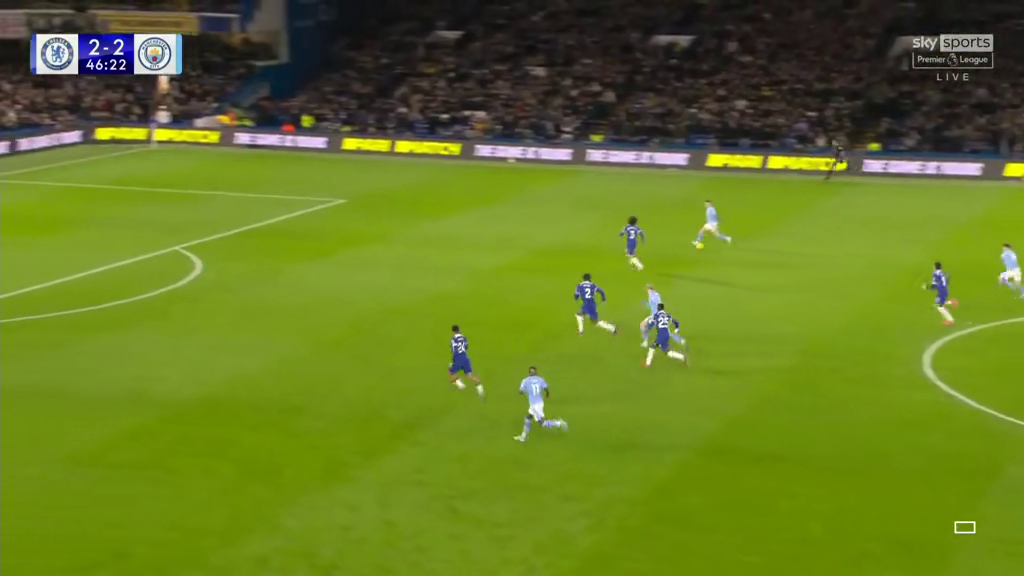
#> input picture test.png, 1024 x 576 px
$ python -i extract_basic_visual_cues.py   (imports and definitions only)
#> lines starting #> are read from the running program, lines starting #| are printed output that depends on the picture; after the words box and inside, x2 and y2 are one past the last pixel; in counts of white or black regions, pixels touching at a corner belong together
import argparse
import json
from pathlib import Path

import cv2
import numpy as np
from PIL import Image

from pipeline_utils import ensure_dir, load_config, read_jsonl, repo_root, resolve_path, write_jsonl


def load_rgb(path: str, size: int) -> np.ndarray:
    with Image.open(path) as image:
        return np.asarray(image.convert("RGB").resize((size, size)), dtype=np.uint8)


def green_field_ratio(rgb: np.ndarray) -> float:
    hsv = cv2.cvtColor(rgb, cv2.COLOR_RGB2HSV)
    # Broad soccer-pitch green range. This is a heuristic, not segmentation.
    mask = (hsv[:, :, 0] >= 35) & (hsv[:, :, 0] <= 95) & (hsv[:, :, 1] >= 35) & (hsv[:, :, 2] >= 35)
    return float(mask.mean())


def white_line_ratio(rgb: np.ndarray) -> float:
    hsv = cv2.cvtColor(rgb, cv2.COLOR_RGB2HSV)
    mask = (hsv[:, :, 1] <= 45) & (hsv[:, :, 2] >= 170)
    return float(mask.mean())


def edge_density(gray: np.ndarray) -> float:
    edges = cv2.Canny(gray, 80, 160)
    return float((edges > 0).mean())


def frame_features(rgb: np.ndarray) -> dict[str, float]:
    gray = cv2.cvtColor(rgb, cv2.COLOR_RGB2GRAY)
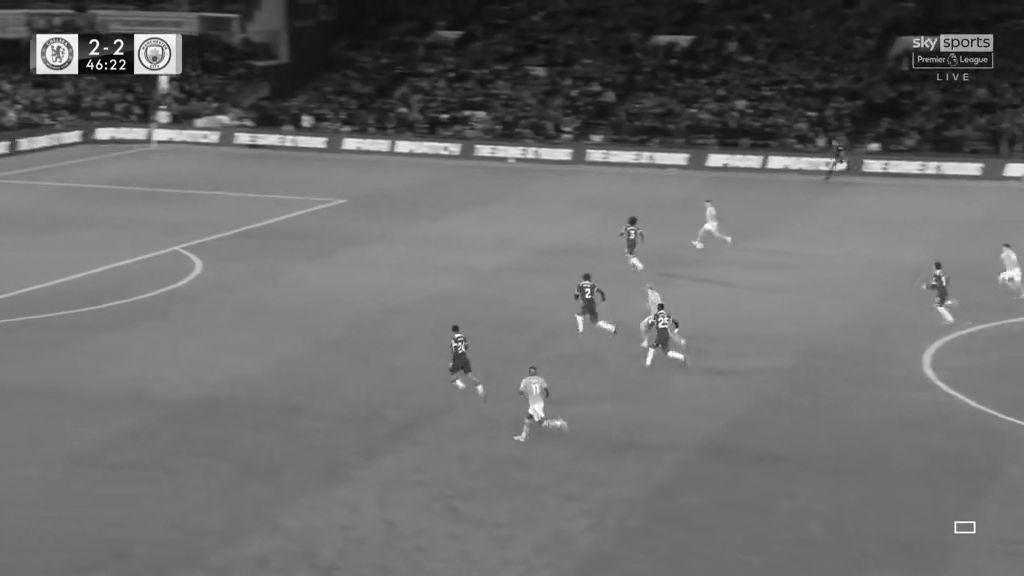
#> gray: shape (576, 1024); min 0, max 255, mean 106.6
    top = rgb[: max(1, rgb.shape[0] // 5), :, :]
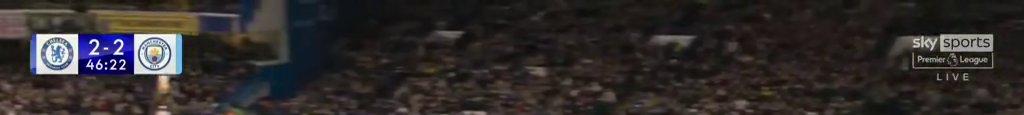
#> top: shape (115, 1024, 3); mean R, G, B 47.9, 43.6, 42.8
    top_gray = gray[: max(1, gray.shape[0] // 5), :]
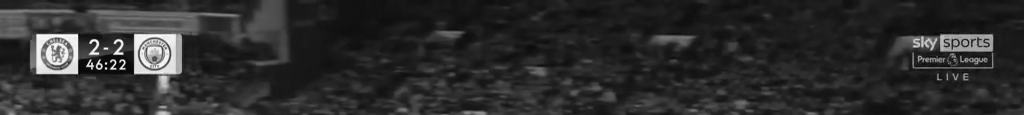
#> top_gray: shape (115, 1024); min 0, max 255, mean 44.7
    return {
        "green_ratio": green_field_ratio(rgb),
        "white_line_ratio": white_line_ratio(rgb),
        "brightness": float(gray.mean() / 255.0),
        "contrast": float(gray.std() / 255.0),
        "edge_density": edge_density(gray),
        "top_band_green_ratio": green_field_ratio(top),
        "top_band_edge_density": edge_density(top_gray),
    }
#> in green_field_ratio, `hsv = cv2.cvtColor(rgb, cv2.COLOR_RGB2HSV)`: hsv: shape (576, 1024, 3); mean H, S, V 40.4, 170.7, 125.6
#> in green_field_ratio, `mask = (hsv[:, :, 0] >= 35) & (hsv[:, :, 0] <= 95) & (hsv[:, :, 1] >= ..`:
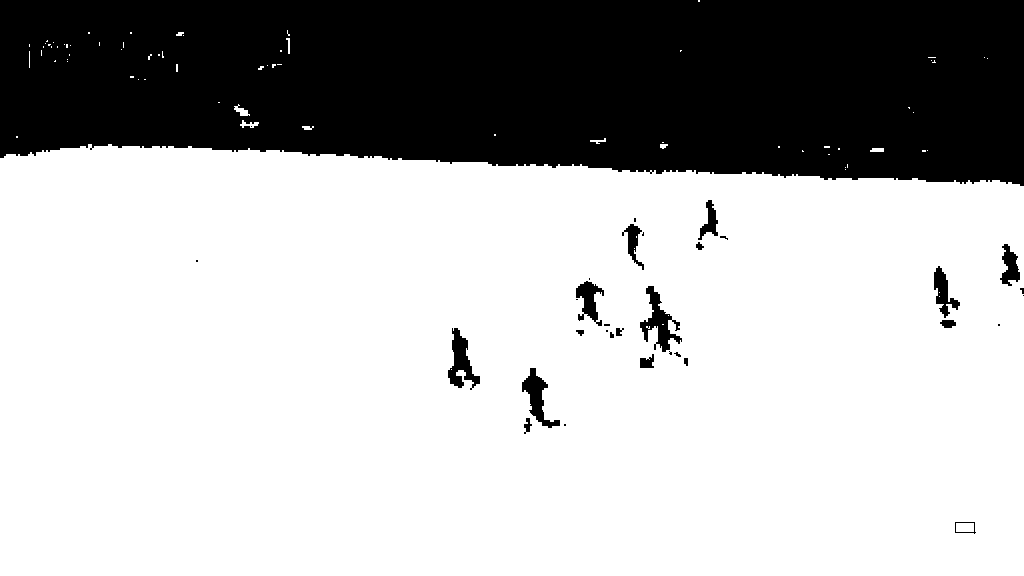
#> mask: shape (576, 1024) bool; 70.7% white; 33 black regions (15 under 20 px), largest, box (x1, y1, x2, y2) and area: (0, 0, 1024, 186) 167308, (640, 286, 682, 352) 1013, (448, 328, 480, 390) 896
#> in white_line_ratio, `mask = (hsv[:, :, 1] <= 45) & (hsv[:, :, 2] >= 170)`: mask: shape (576, 1024) bool; 1.4% white; 157 white regions (120 under 20 px), largest, box (x1, y1, x2, y2) and area: (587, 150, 690, 165) 986, (863, 160, 984, 175) 967, (475, 145, 573, 160) 824
#> in edge_density, `edges = cv2.Canny(gray, 80, 160)`:
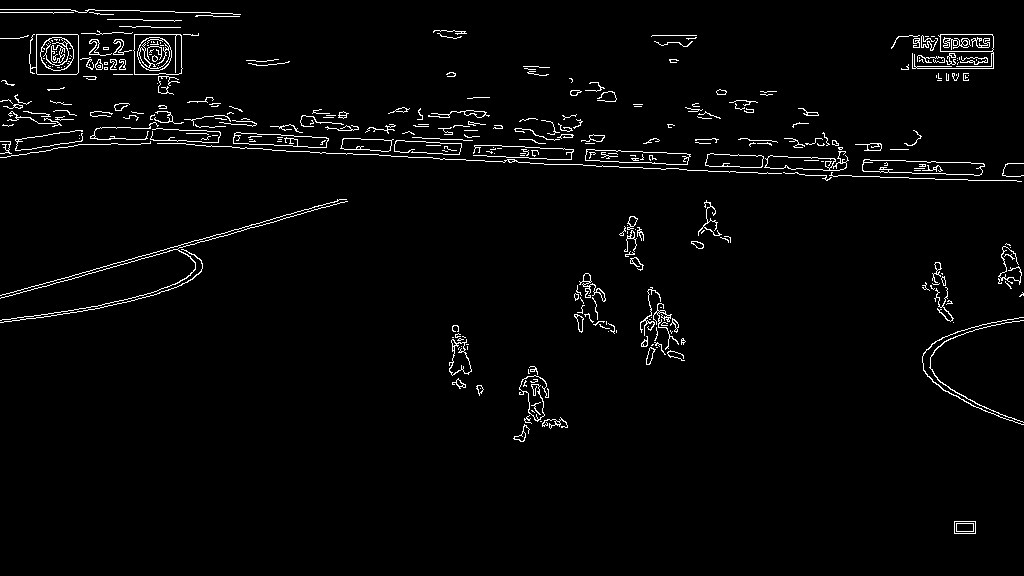
#> edges: shape (576, 1024); 2.5% white in thin lines or dots
#> in green_field_ratio (call 2), `hsv = cv2.cvtColor(rgb, cv2.COLOR_RGB2HSV)`: hsv: shape (115, 1024, 3); mean H, S, V 35.5, 63.9, 52
#> in green_field_ratio (call 2), `mask = (hsv[:, :, 0] >= 35) & (hsv[:, :, 0] <= 95) & (hsv[:, :, 1] >= ..`:
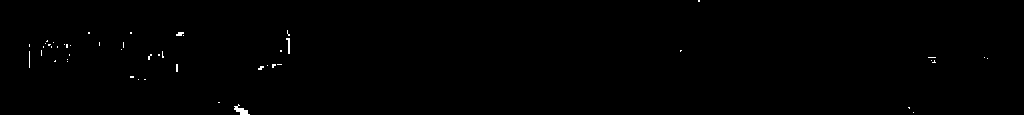
#> mask: shape (115, 1024) bool; 0.29% white in thin lines or dots
#> in edge_density (call 2), `edges = cv2.Canny(gray, 80, 160)`:
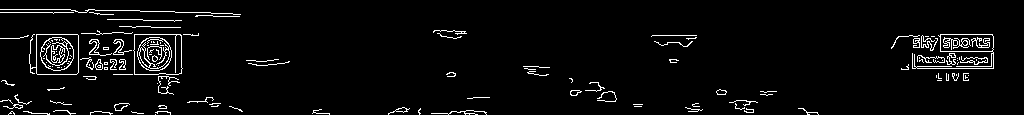
#> edges: shape (115, 1024); 4% white in thin lines or dots, all inside (x1, y1, x2, y2) = (0, 9, 994, 115)


# [110 lines left out: functions motion_features, classify_shot_type, motion_bucket, extract_window_cues, parse_args, main, not called in this run]


# [2 lines not run here, left out]

>>> import cv2
>>> picture = cv2.cvtColor(cv2.imread('../test.png'), cv2.COLOR_BGR2RGB)
>>> result = frame_features(picture)
#> result = {'green_ratio': 0.707, 'white_line_ratio': 0.0139, 'brightness': 0.418, 'contrast': 0.163, 'edge_density': 0.0253, 'top_band_green_ratio': 0.00295, 'top_band_edge_density': 0.0399}
